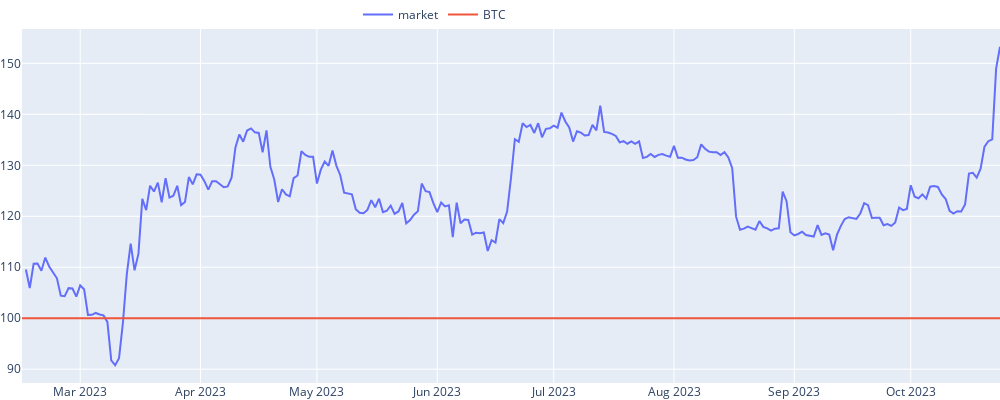
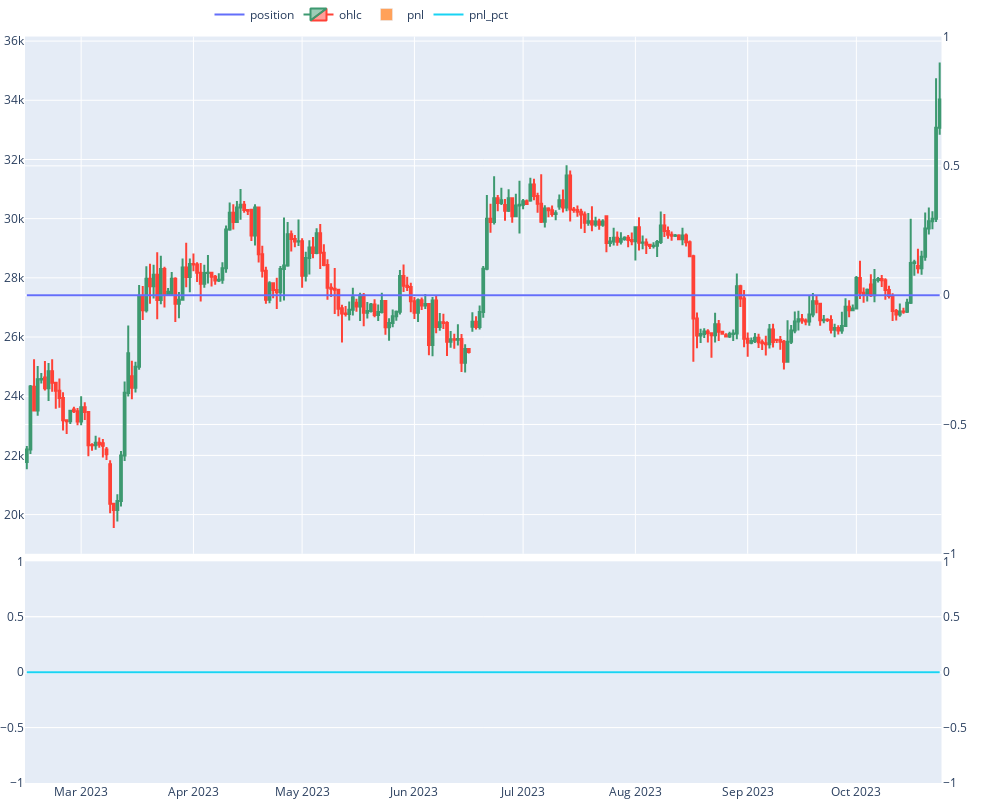
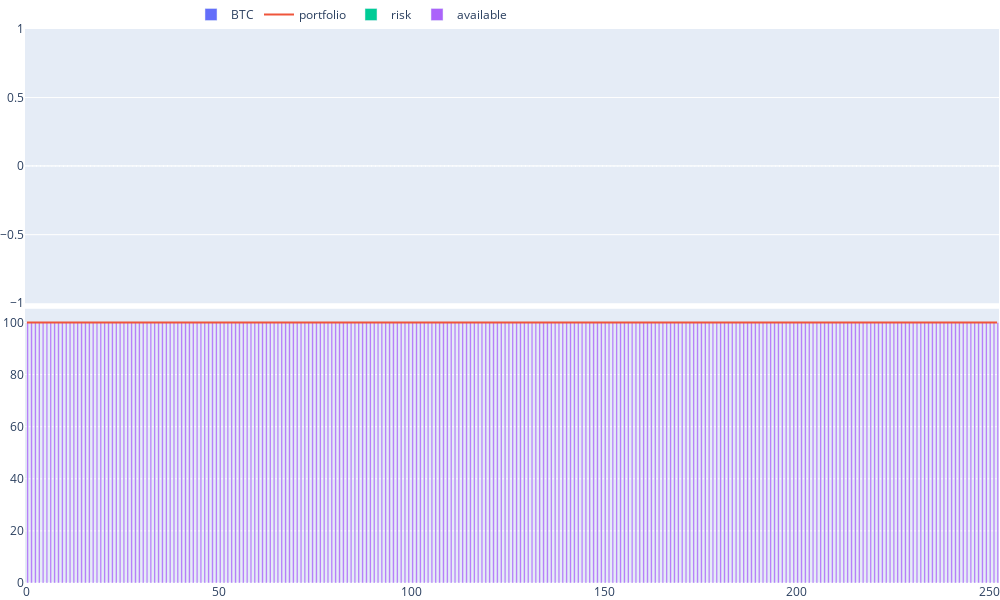

The cell these charts' notebook holds for them, in order:
### Code cell
env.get_report(agentId=1, symbol = "BTC")

### Figure 1 — Plotly figure (JSON) as saved in the notebook; plotly's stock layout.template omitted (floating-point values rounded to 4 significant figures; data arrays with more than 128 entries replaced by an {"elided": "..."} marker saying what was removed)
{"data": [{"name": "market", "type": "scatter", "x": {"elided": "253 str values"}, "y": {"elided": "253 float values"}}, {"name": "BTC", "type": "scatter", "x": {"elided": "253 str values"}, "y": {"elided": "253 int values"}}], "layout": {"height": 400, "legend": {"orientation": "h", "x": 0.5, "xanchor": "right", "y": 1, "yanchor": "bottom"}, "margin": {"b": 0, "l": 10, "r": 0, "t": 0}, "width": 1000}}

### Figure 2 — Plotly figure (JSON) as saved in the notebook; plotly's stock layout.template omitted (floating-point values rounded to 4 significant figures; data arrays with more than 128 entries replaced by an {"elided": "..."} marker saying what was removed)
{"data": [{"name": "position", "type": "scatter", "x": {"elided": "253 str values"}, "xaxis": "x2", "y": {"elided": "253 int values"}, "yaxis": "y4"}, {"close": {"elided": "253 float values"}, "high": {"elided": "253 float values"}, "low": {"elided": "253 float values"}, "name": "ohlc", "open": {"elided": "253 float values"}, "type": "candlestick", "x": {"elided": "253 str values"}, "xaxis": "x2", "yaxis": "y3"}, {"marker": {"color": "blue", "size": 10, "symbol": 5}, "mode": "markers", "name": "in", "type": "scatter", "x": [], "xaxis": "x2", "y": [], "yaxis": "y3"}, {"marker": {"color": "black", "size": 10, "symbol": 6}, "mode": "markers", "name": "out", "type": "scatter", "x": [], "xaxis": "x2", "y": [], "yaxis": "y3"}, {"name": "pnl", "type": "bar", "x": {"elided": "253 str values"}, "xaxis": "x3", "y": {"elided": "253 int values"}, "yaxis": "y5"}, {"name": "pnl_pct", "type": "scatter", "x": {"elided": "253 str values"}, "xaxis": "x3", "y": {"elided": "253 int values"}, "yaxis": "y6"}], "layout": {"height": 800, "legend": {"orientation": "h", "x": 0.5, "xanchor": "right", "y": 1, "yanchor": "bottom"}, "margin": {"b": 0, "l": 10, "r": 0, "t": 0}, "width": 1000, "xaxis": {"anchor": "y", "domain": [0, 0.94], "matches": "x3", "rangeslider": {"visible": false}, "showticklabels": false}, "xaxis2": {"anchor": "y3", "domain": [0, 0.94], "matches": "x3", "rangeslider": {"visible": false}, "showticklabels": false}, "xaxis3": {"anchor": "y5", "domain": [0, 0.94], "rangeslider": {"visible": false}}, "yaxis": {"anchor": "x", "domain": [1, 1]}, "yaxis2": {"anchor": "x", "overlaying": "y", "side": "right"}, "yaxis3": {"anchor": "x2", "domain": [0.304, 0.99]}, "yaxis4": {"anchor": "x2", "overlaying": "y3", "side": "right"}, "yaxis5": {"anchor": "x3", "domain": [0, 0.294]}, "yaxis6": {"anchor": "x3", "overlaying": "y5", "side": "right"}}}

### Figure 3 — Plotly figure (JSON) as saved in the notebook; plotly's stock layout.template omitted (floating-point values rounded to 4 significant figures; data arrays with more than 128 entries replaced by an {"elided": "..."} marker saying what was removed)
{"data": [{"name": "BTC", "type": "bar", "x": {"elided": "253 str values"}, "xaxis": "x", "y": {"elided": "253 int values"}, "yaxis": "y"}, {"name": "portfolio", "type": "scatter", "x": {"elided": "253 int values"}, "xaxis": "x2", "y": {"elided": "253 int values"}, "yaxis": "y2"}, {"name": "risk", "type": "bar", "x": {"elided": "253 int values"}, "xaxis": "x2", "y": {"elided": "253 int values"}, "yaxis": "y2"}, {"name": "available", "type": "bar", "x": {"elided": "253 int values"}, "xaxis": "x2", "y": {"elided": "253 int values"}, "yaxis": "y2"}], "layout": {"height": 600, "legend": {"orientation": "h", "x": 0.5, "xanchor": "right", "y": 1, "yanchor": "bottom"}, "margin": {"b": 0, "l": 10, "r": 0, "t": 0}, "width": 1000, "xaxis": {"anchor": "y", "domain": [0, 1], "matches": "x2", "showticklabels": false}, "xaxis2": {"anchor": "y2", "domain": [0, 1]}, "yaxis": {"anchor": "x", "domain": [0.505, 1]}, "yaxis2": {"anchor": "x2", "domain": [0, 0.495]}}}
